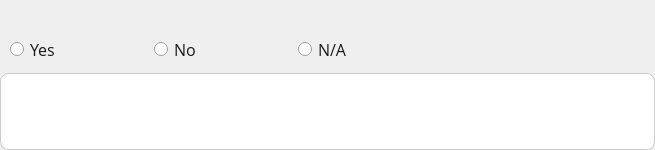
<?xml version="1.0" encoding="UTF-8"?>
<ui version="4.0">
 <class>ReviewItemCheckWidget</class>
 <widget class="QWidget" name="ReviewItemCheckWidget">
  <property name="geometry">
   <rect>
    <x>0</x>
    <y>0</y>
    <width>655</width>
    <height>150</height>
   </rect>
  </property>
  <property name="sizePolicy">
   <sizepolicy hsizetype="Preferred" vsizetype="Fixed">
    <horstretch>0</horstretch>
    <verstretch>0</verstretch>
   </sizepolicy>
  </property>
  <property name="minimumSize">
   <size>
    <width>0</width>
    <height>150</height>
   </size>
  </property>
  <property name="maximumSize">
   <size>
    <width>16777215</width>
    <height>150</height>
   </size>
  </property>
  <property name="windowTitle">
   <string>Form</string>
  </property>
  <property name="styleSheet">
   <string notr="true">#questionLabel {
	font-family: Open Sans;
	font-weight: 500;
	font-size: 18px;
	line-height: 26px;
	letter-spacing: 0%;
    color: #1A1A1A;
}

QRadioButton {
	font-family: Open Sans;
	font-weight: 400;
	font-size: 16px;
	line-height: 24px;
	letter-spacing: 0%;
	color: #1A1A1A;
}

QLineEdit {
	color: #1A1A1A;
	background: white;
	font-family: Open Sans;
	font-weight: 400;
	font-size: 16px;
	line-height: 24px;
	letter-spacing: 0%;
	border-radius: 8px;
	border: 1px solid #CCCCCC;
	padding-left: 12px;
	padding-right: 12px;
}

QTextEdit {
	color: #1A1A1A;
	background: white;
	font-family: Open Sans;
	font-weight: 400;
	font-size: 16px;
	line-height: 24px;
	letter-spacing: 0%;
	border-radius: 8px;
	border: 1px solid #CCCCCC;
	padding-left: 12px;
	padding-right: 12px;
}</string>
  </property>
  <layout class="QVBoxLayout" name="verticalLayout">
   <property name="spacing">
    <number>12</number>
   </property>
   <property name="leftMargin">
    <number>0</number>
   </property>
   <property name="topMargin">
    <number>0</number>
   </property>
   <property name="rightMargin">
    <number>0</number>
   </property>
   <property name="bottomMargin">
    <number>0</number>
   </property>
   <item>
    <widget class="QLabel" name="questionLabel">
     <property name="text">
      <string/>
     </property>
    </widget>
   </item>
   <item>
    <widget class="QWidget" name="RadioGroupBox" native="true">
     <property name="minimumSize">
      <size>
       <width>0</width>
       <height>24</height>
      </size>
     </property>
     <property name="maximumSize">
      <size>
       <width>16777215</width>
       <height>24</height>
      </size>
     </property>
     <layout class="QHBoxLayout" name="horizontalLayout">
      <property name="spacing">
       <number>0</number>
      </property>
      <property name="leftMargin">
       <number>10</number>
      </property>
      <property name="topMargin">
       <number>0</number>
      </property>
      <property name="rightMargin">
       <number>10</number>
      </property>
      <property name="bottomMargin">
       <number>0</number>
      </property>
      <item>
       <widget class="QRadioButton" name="yesButton">
        <property name="sizePolicy">
         <sizepolicy hsizetype="Fixed" vsizetype="Fixed">
          <horstretch>0</horstretch>
          <verstretch>0</verstretch>
         </sizepolicy>
        </property>
        <property name="minimumSize">
         <size>
          <width>144</width>
          <height>0</height>
         </size>
        </property>
        <property name="maximumSize">
         <size>
          <width>144</width>
          <height>16777215</height>
         </size>
        </property>
        <property name="text">
         <string>Yes</string>
        </property>
       </widget>
      </item>
      <item>
       <widget class="QRadioButton" name="noButton">
        <property name="minimumSize">
         <size>
          <width>144</width>
          <height>0</height>
         </size>
        </property>
        <property name="maximumSize">
         <size>
          <width>144</width>
          <height>16777215</height>
         </size>
        </property>
        <property name="text">
         <string>No</string>
        </property>
       </widget>
      </item>
      <item>
       <widget class="QRadioButton" name="notApplicableButton">
        <property name="minimumSize">
         <size>
          <width>144</width>
          <height>0</height>
         </size>
        </property>
        <property name="maximumSize">
         <size>
          <width>144</width>
          <height>16777215</height>
         </size>
        </property>
        <property name="text">
         <string>N/A</string>
        </property>
       </widget>
      </item>
      <item>
       <spacer name="horizontalSpacer">
        <property name="orientation">
         <enum>Qt::Orientation::Horizontal</enum>
        </property>
        <property name="sizeHint" stdset="0">
         <size>
          <width>40</width>
          <height>20</height>
         </size>
        </property>
       </spacer>
      </item>
     </layout>
    </widget>
   </item>
   <item>
    <widget class="QTextEdit" name="descriptionEdit"/>
   </item>
  </layout>
 </widget>
 <resources/>
 <connections/>
</ui>
